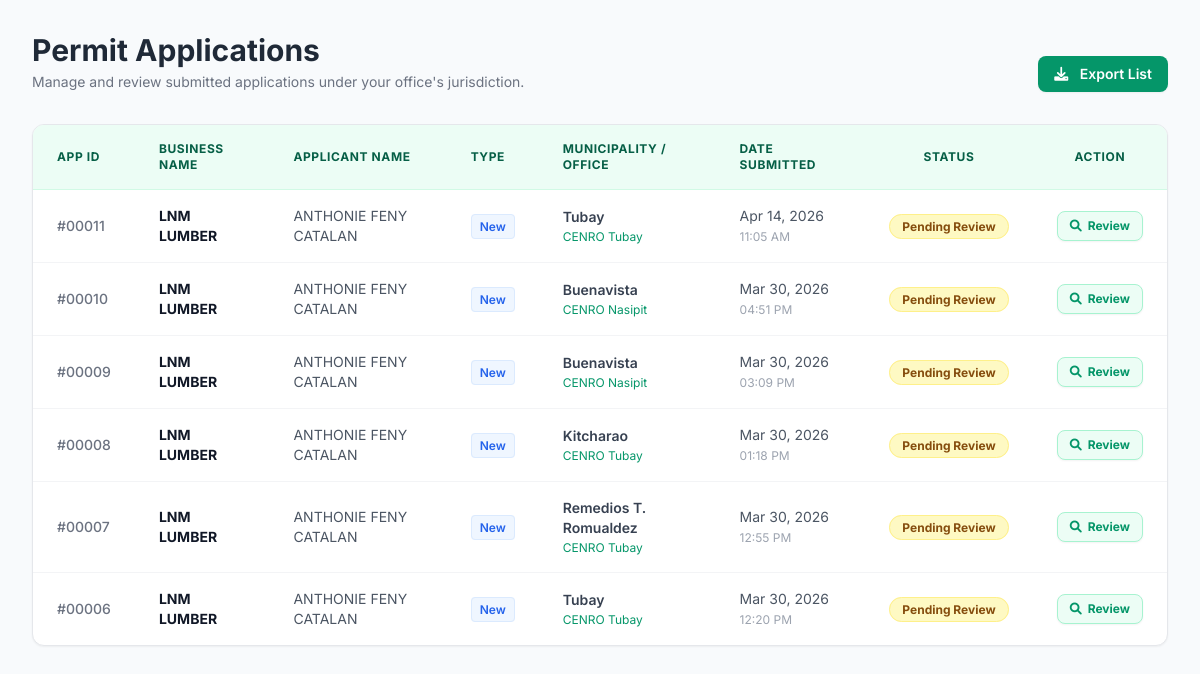
/applications.php (signed in), run on an earlier commit of the app's database.
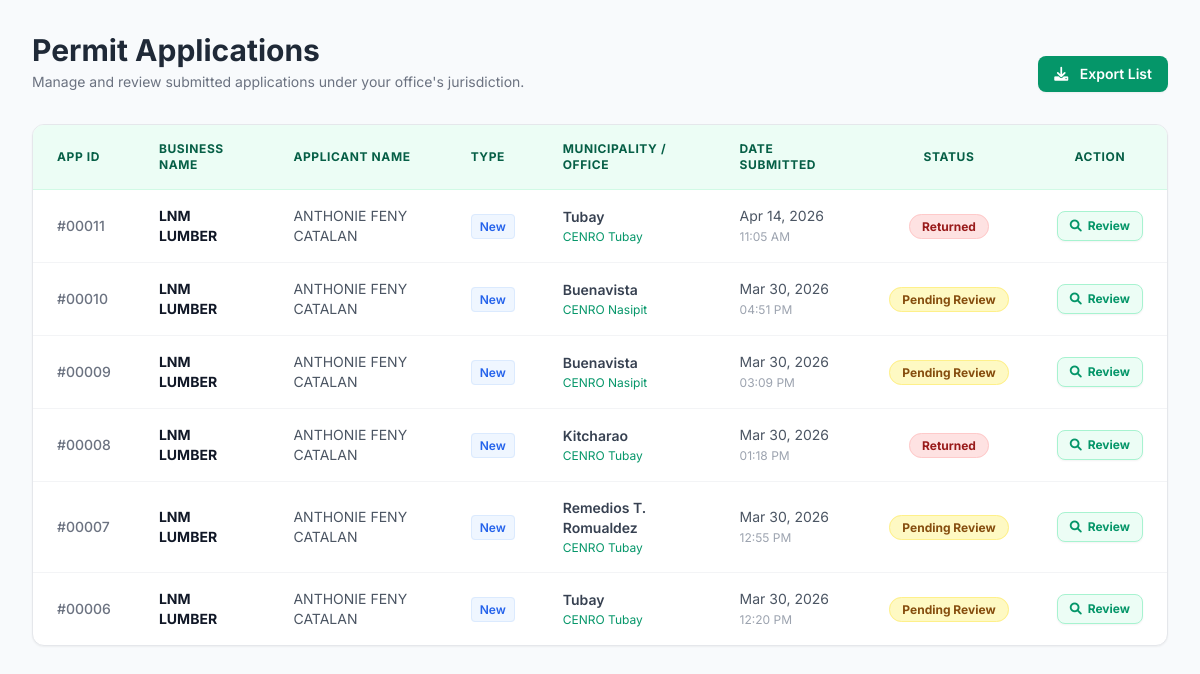
And on a later commit of the database.
### tables this page shows
CREATE TABLE `permit_applications` (
  `app_id` int(11) NOT NULL,
  `client_id` int(11) NOT NULL,
  `app_type` varchar(50) NOT NULL,
  `applicant_type` varchar(50) NOT NULL,
  `business_name` varchar(255) NOT NULL,
  `tin_number` varchar(50) NOT NULL,
  `reference_number` varchar(100) DEFAULT NULL,
  `province_id` varchar(20) DEFAULT NULL,
  `muncity_id` varchar(20) DEFAULT NULL,
  `brgy_id` varchar(20) DEFAULT NULL,
  `zip_code` varchar(20) DEFAULT NULL,
  `street_address` text DEFAULT NULL,
  `status` varchar(50) DEFAULT 'Pending Review',
  `date_submitted` datetime DEFAULT current_timestamp()
);

CREATE TABLE `user_client` (
  `client_id` int(11) NOT NULL,
  `firstname` varchar(50) NOT NULL,
  `mid_name` varchar(50) NOT NULL,
  `lastname` varchar(50) NOT NULL,
  `email` varchar(100) NOT NULL,
  `profile_picture` varchar(255) DEFAULT NULL,
  `verification_token` varchar(255) DEFAULT NULL,
  `password` text NOT NULL,
  `mobilenum` text NOT NULL,
  `comp_id_upload` longtext NOT NULL,
  `govt_id_upload` longtext NOT NULL,
  `auth_letter` longtext NOT NULL,
  `password_unhashed` text NOT NULL,
  `Status` int(11) NOT NULL,
  `province` text NOT NULL,
  `citymun` text NOT NULL,
  `brgy` text NOT NULL,
  `zips` text NOT NULL
);

CREATE TABLE `muncity` (
  `muncity_id` int(11) NOT NULL,
  `muncity_name` varchar(50) NOT NULL,
  `prov_code` varchar(4) NOT NULL,
  `mun_code` varchar(6) NOT NULL,
  `zip_code` varchar(4) NOT NULL,
  `office_id` int(20) NOT NULL,
  `office_cover` varchar(50) NOT NULL
);

### applications.php (the view, shortened to what the changed rows need)
<?php
require 'db.php';
$user_role_id = (string)($_SESSION['user_role_id'] ?? '');
$system_admin_roles = ['15', '30', 'Admin'];
$is_system_admin = in_array($user_role_id, $system_admin_roles, true);
if ($is_system_admin) {
    $query = "SELECT pa.*, uc.firstname, uc.lastname, m.muncity_name, m.office_cover
              FROM permit_applications pa
              LEFT JOIN user_client uc ON pa.client_id = uc.client_id
              LEFT JOIN muncity m ON pa.muncity_id = m.mun_code
              ORDER BY pa.date_submitted DESC";
    $stmt = $pdo->prepare($query);
    $stmt->execute();
}
$applications = $stmt->fetchAll(PDO::FETCH_ASSOC);
?>
<!DOCTYPE html>
<html lang="en">
<head>
    <script src="https://cdn.tailwindcss.com"></script>
    <link href="https://cdnjs.cloudflare.com/ajax/libs/font-awesome/6.0.0/css/all.min.css" rel="stylesheet">
</head>
<body class="bg-slate-50 p-8">
    <div class="mb-8 flex justify-between items-end">
        <div>
            <h1 class="text-3xl font-bold text-gray-800">Permit Applications</h1>
        </div>
    </div>
    <div class="bg-white rounded-xl shadow-sm border border-gray-200 overflow-hidden">
        <div class="overflow-x-auto">
            <table class="w-full text-left border-collapse">
                <thead>
                    <tr class="bg-emerald-50 text-emerald-800 text-xs uppercase tracking-wider border-b border-emerald-100">
                        <th class="px-6 py-4 font-bold">App ID</th>
                        <th class="px-6 py-4 font-bold">Business Name</th>
                        <th class="px-6 py-4 font-bold">Applicant Name</th>
                        <th class="px-6 py-4 font-bold">Type</th>
                        <th class="px-6 py-4 font-bold">Municipality / Office</th>
                        <th class="px-6 py-4 font-bold">Date Submitted</th>
                        <th class="px-6 py-4 font-bold text-center">Status</th>
                        <th class="px-6 py-4 font-bold text-center">Action</th>
                    </tr>
                </thead>
                <tbody class="divide-y divide-gray-100 text-sm">
                    <?php if (count($applications) > 0): ?>
                        <?php foreach ($applications as $app): ?>
                            <tr class="hover:bg-gray-50 transition duration-150">
                                <td class="px-6 py-4 text-gray-500 font-medium whitespace-nowrap">
                                    #<?php echo str_pad($app['app_id'], 5, '0', STR_PAD_LEFT); ?>
                                </td>
                                <td class="px-6 py-4 text-gray-900 font-bold">
                                    <?php echo htmlspecialchars($app['business_name']); ?>
                                </td>
                                <td class="px-6 py-4 text-gray-600">
                                    <?php echo htmlspecialchars($app['firstname'] . ' ' . $app['lastname']); ?>
                                </td>
                                <td class="px-6 py-4 text-gray-600">
                                    <span class="bg-blue-50 text-blue-600 border border-blue-100 px-2 py-1 rounded text-xs font-semibold">
                                        <?php echo htmlspecialchars($app['app_type']); ?>
                                    </span>
                                </td>
                                <td class="px-6 py-4 text-gray-600">
                                    <div class="font-semibold text-gray-700"><?php echo htmlspecialchars($app['muncity_name'] ?? 'N/A'); ?></div>
                                    <div class="text-xs text-emerald-600 mt-0.5"><?php echo htmlspecialchars($app['office_cover'] ?? 'N/A'); ?></div>
                                </td>
                                <td class="px-6 py-4 text-gray-600 whitespace-nowrap">
                                    <?php echo date('M d, Y', strtotime($app['date_submitted'])); ?><br>
                                    <span class="text-xs text-gray-400"><?php echo date('h:i A', strtotime($app['date_submitted'])); ?></span>
                                </td>
                                <td class="px-6 py-4 text-center whitespace-nowrap">
                                    <?php
                                        $status = strtolower($app['status']);
                                        $statusClass = 'bg-yellow-100 text-yellow-800 border border-yellow-200';
                                        if (in_array($status, ['approved', 'completed', 'issued'])) {
                                            $statusClass = 'bg-green-100 text-green-800 border border-green-200';
                                        } elseif (in_array($status, ['rejected', 'returned'])) {
                                            $statusClass = 'bg-red-100 text-red-800 border border-red-200';
                                        }
                                    ?>
                                    <span class="px-3 py-1 rounded-full text-xs font-bold <?php echo $statusClass; ?>">
                                        <?php echo htmlspecialchars($app['status']); ?>
                                    </span>
                                </td>
                                <td class="px-6 py-4 text-center">
                                    <a href="view_application.php?id=<?php echo $app['app_id']; ?>" class="inline-flex items-center justify-center text-emerald-600 hover:text-white bg-emerald-50 hover:bg-emerald-600 border border-emerald-200 px-3 py-1.5 rounded-lg transition text-xs font-bold shadow-sm">
                                        <i class="fas fa-search mr-1.5"></i> Review
                                    </a>
                                </td>
                            </tr>
                        <?php endforeach; ?>
                    <?php endif; ?>
                </tbody>
            </table>
        </div>
    </div>
</body>
</html>

What changed in the data, as far as the page shows it:
changed permit_applications "Apr 14, 2026": status "Pending Review" → "Returned"
changed permit_applications "01:18 PM": status "Pending Review" → "Returned"
